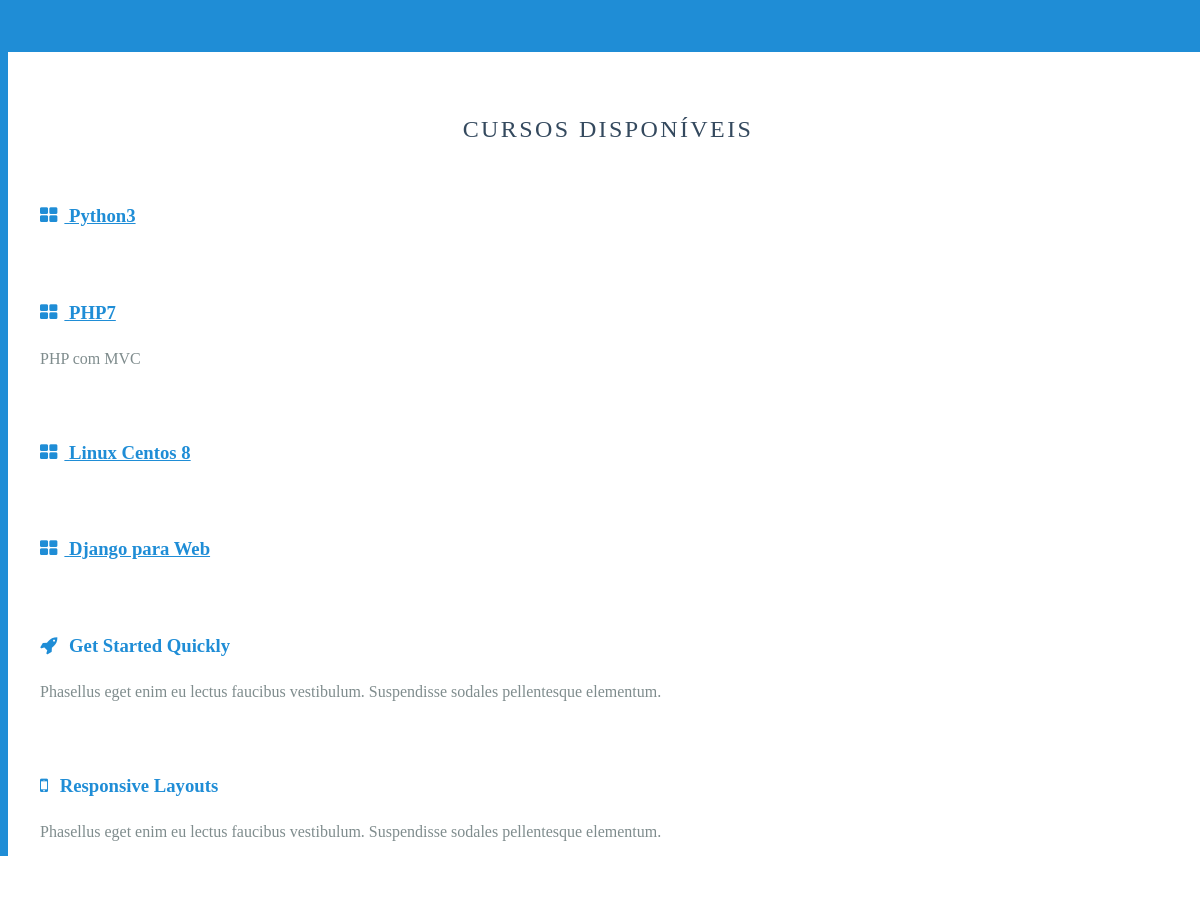
The app's page / (upper part), older data.
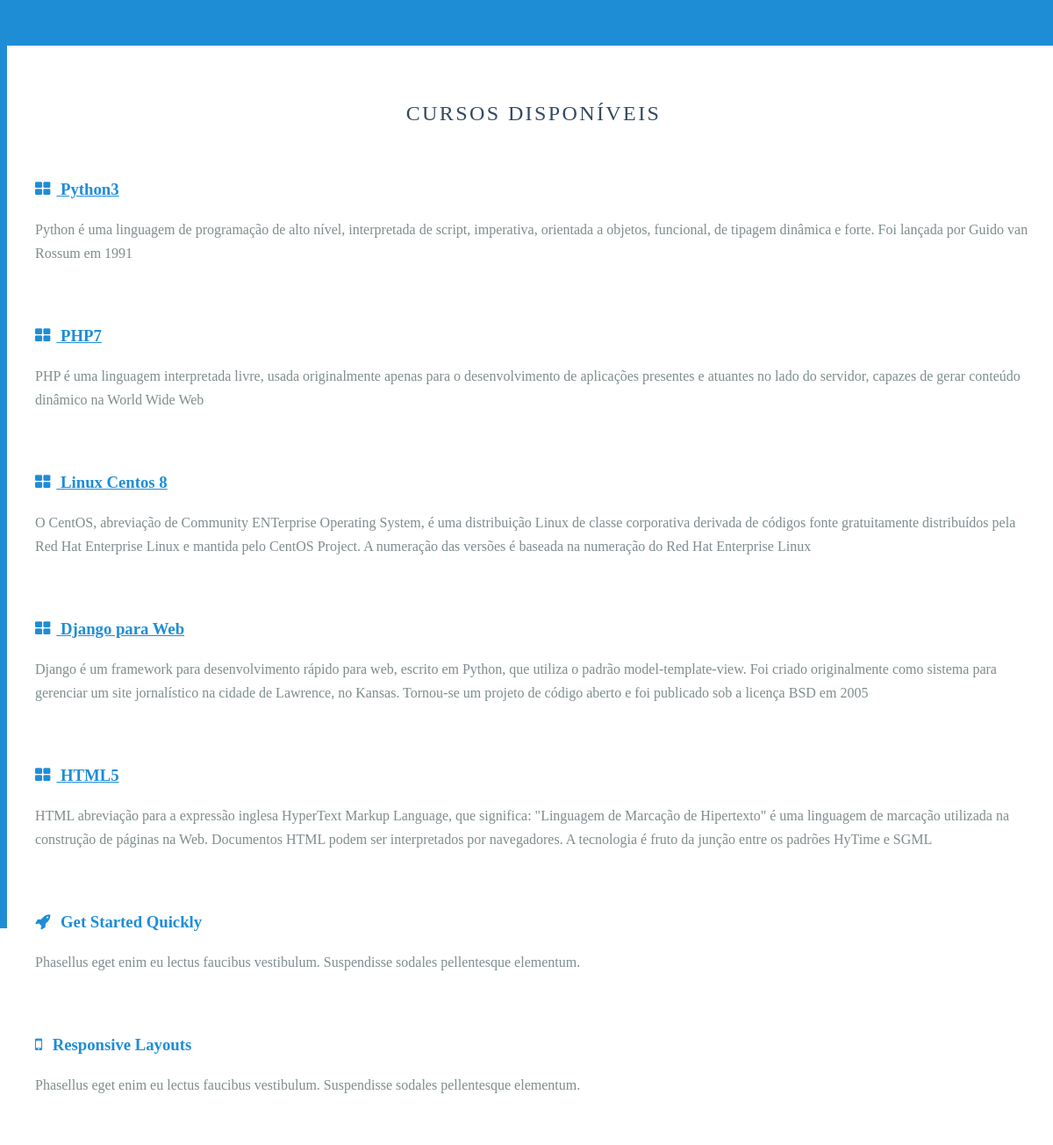
The same page, newer data.
### curso/models.py (models this page shows, shortened)
class Course(models.Model):
    name = models.CharField('Curso', max_length=100)
    slug = models.SlugField('Atalho')
    description = models.TextField('Descrição', blank=True)
    start_date = models.DateField('Data Início', null=True, blank=True)
    created_date = models.DateTimeField('Criado', default=timezone.now)
    updated_date = models.DateTimeField('Atualizado', auto_now=True)
    image = models.ImageField(upload_to='curso_images', verbose_name='Imagem', blank=True, null=True)
    duration = models.DurationField('Carga horária', blank=True, null=True)
    class Meta:
        verbose_name = 'Curso'
        verbose_name_plural = 'Cursos'

### curso/views.py (the view)
# urls.py: path('', views.courses, name='index'),
def courses(request):
    cursos = Course.objects.all()
    template = 'curso/index.html'
    return render(request, template, {'cursos': cursos})

### curso/templates/curso/index.html (shortened to what this page needs)
{% extends 'base.html' %}
{% block content %}
{% if cursos %}
<h2 class="content-head is-center">Cursos disponíveis</h2>
{% endif %}
<div class="pure-g">
    {% for c in cursos %}
    <div class="l-box pure-u-1 pure-u-md-1-2 pure-u-lg-1-4">
        <h3 class="content-subhead">
            <a class="pure-link" href="{% url 'curso:detail' c.slug %}">
                <i class="fa fa-th-large"></i>
                {{ c.name }}
            </a>
        </h3>
        <div>{{ c.description|linebreaks }}</div>
    </div>
    {% empty %}
    <h3>Nenhum curso disponível na plataforma!</h3>
    {% endfor %}
    <div class="l-box pure-u-1 pure-u-md-1-2 pure-u-lg-1-4">
        <h3 class="content-subhead">
            <i class="fa fa-rocket"></i>
            Get Started Quickly
        </h3>
        <p>
            Phasellus eget enim eu lectus faucibus vestibulum. Suspendisse sodales pellentesque elementum.
        </p>
    </div>
    <div class="l-box pure-u-1 pure-u-md-1-2 pure-u-lg-1-4">
        <h3 class="content-subhead">
            <i class="fa fa-mobile"></i>
            Responsive Layouts
        </h3>
        <p>
            Phasellus eget enim eu lectus faucibus vestibulum. Suspendisse sodales pellentesque elementum.
        </p>
    </div>
    <div class="l-box pure-u-1 pure-u-md-1-2 pure-u-lg-1-4">
    </div>
</div>
{% endblock %}

Row changes from the older to the newer data that the page shows:
changed Course "Python3": description (not shown) → "Python é uma linguagem de programação de alto nível, interpretada de script, imperativa, orientada a objetos, funcional, de tipagem dinâmica e forte. Foi lançada por Guido van Rossum em 1991"
changed Course "PHP7": description "PHP com MVC" → "PHP é uma linguagem interpretada livre, usada originalmente apenas para o desenvolvimento de aplicações presentes e atuantes no lado do servidor, capazes de gerar conteúdo dinâmico na World Wide Web"
changed Course "Linux Centos 8": description (not shown) → "O CentOS, abreviação de Community ENTerprise Operating System, é uma distribuição Linux de classe corporativa derivada de códigos fonte gratuitamente distribuídos pela Red Hat Enterprise Linux e mantida pelo CentOS Project. A numeração das versões é baseada na numeração do Red Hat Enterprise Linux"
changed Course "Django para Web": description (not shown) → "Django é um framework para desenvolvimento rápido para web, escrito em Python, que utiliza o padrão model-template-view. Foi criado originalmente como sistema para gerenciar um site jornalístico na cidade de Lawrence, no Kansas. Tornou-se um projeto de código aberto e foi publicado sob a licença BSD em 2005"
added Course: name "HTML5", description "HTML abreviação para a expressão inglesa HyperText Markup Language, que significa: \"Linguagem de Marcação de Hipertexto\" é uma linguagem de marcação utilizada na construção de páginas na Web. Documentos HTML podem ser interpretados por navegadores. A tecnologia é fruto da junção entre os padrões HyTime e SGML"
